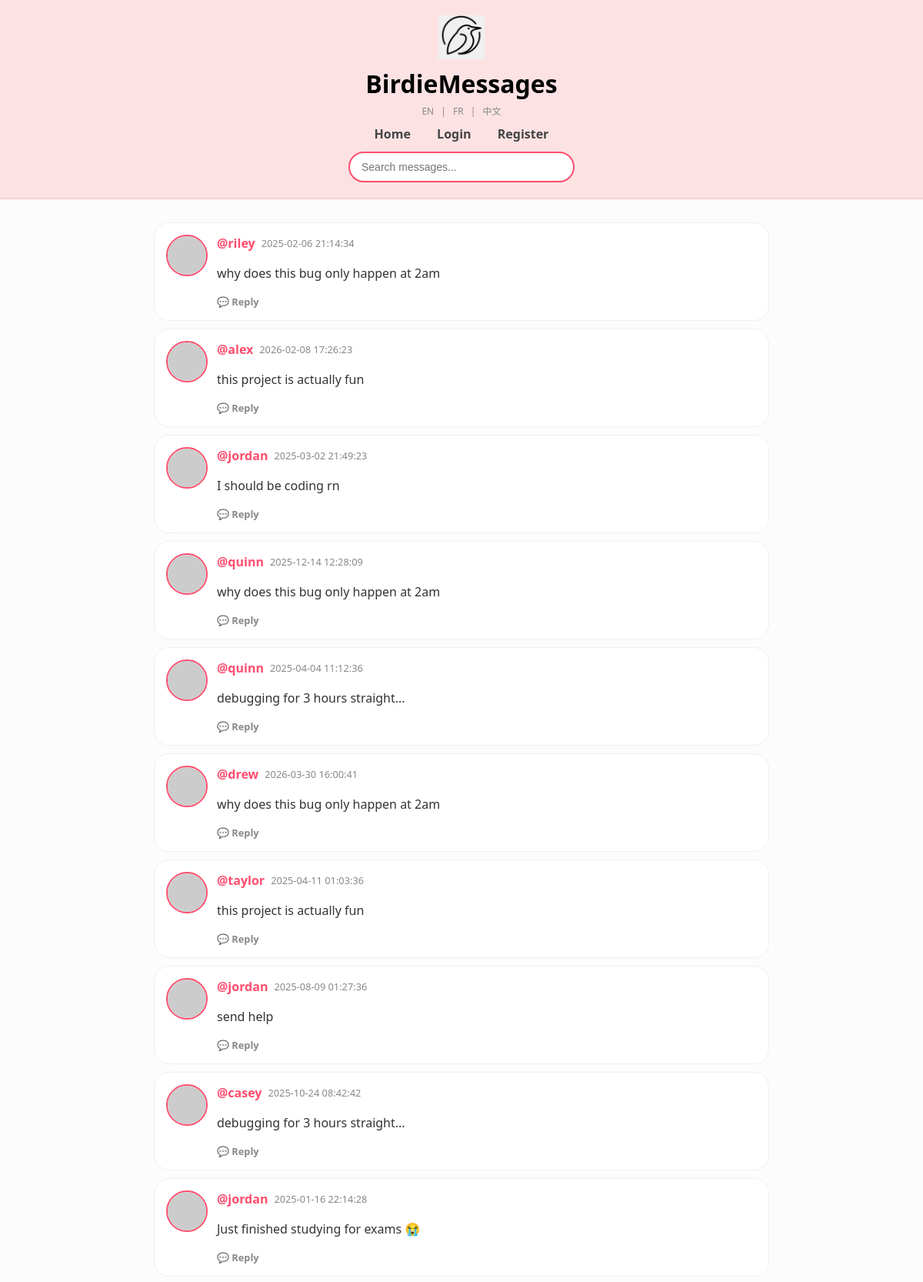
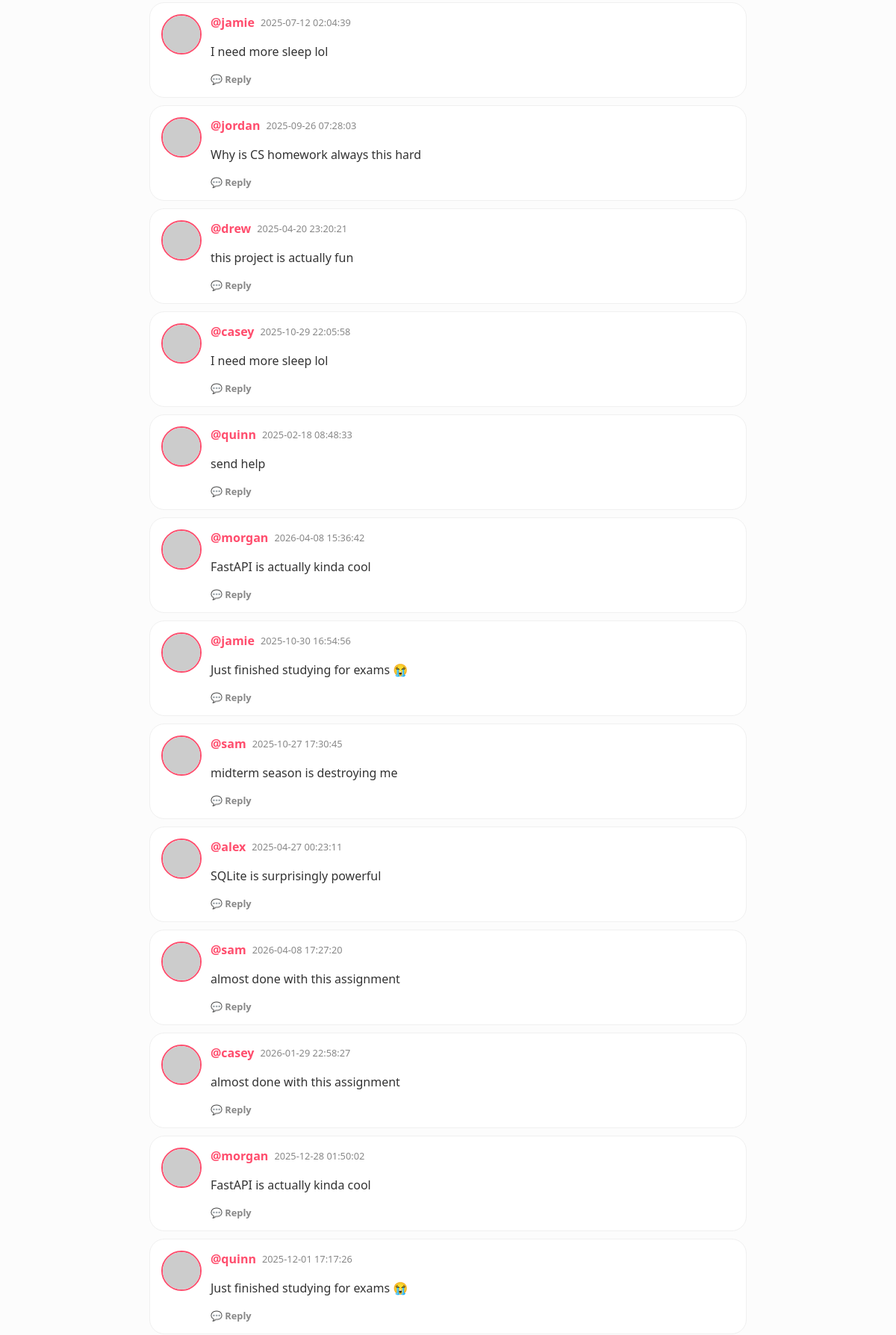
/?page=4 (upper part), run on the app's committed database (2 pictures, top to bottom).
### tables this page shows
CREATE TABLE users (
            id INTEGER PRIMARY KEY AUTOINCREMENT,
            username TEXT UNIQUE,
            password TEXT,
            age INTEGER,
            bio TEXT
        );

### app.py (the view)
@app.get("/", response_class=HTMLResponse)
async def home(request: Request, page: int = 1):
    if page < 1: page = 1
    limit = 50
    offset = (page - 1) * limit
    db = get_db()
    rows = db.execute("""
    WITH RECURSIVE message_tree AS (
    SELECT
        id,
        id AS root_id,
        parent_id,
        timestamp,
        0 AS depth
    FROM messages
    WHERE parent_id IS NULL

    UNION ALL

    SELECT
        m.id,
        mt.root_id,
        m.parent_id,
        m.timestamp,
        mt.depth + 1
    FROM messages m
    JOIN message_tree mt ON m.parent_id = mt.id
    )
    SELECT
        m.id,
        m.user_id,
        m.content,
        m.timestamp,
        m.edited_at,
        m.parent_id,
        u.username,
        mt.depth,
        mt.root_id
    FROM messages m
    JOIN message_tree mt ON m.id = mt.id
    LEFT JOIN users u ON m.user_id = u.id
    ORDER BY mt.root_id DESC, mt.depth ASC, m.id ASC
    LIMIT ? OFFSET ?
    """, (limit, offset)).fetchall()
    total_row = db.execute("SELECT COUNT(*) FROM messages").fetchone()
    total = total_row[0] if total_row else 0
    new_rows = []
    for r in rows:
        r = dict(r)
        if "depth" not in r:
            r["depth"] = 0
        new_rows.append(r)
    rows = new_rows
    db.close()
    logged_in_user = request.cookies.get("username")
    return templates.TemplateResponse(
        request=request,
        name="index.html",
        context={
            "request": request,
            "messages": rows,
            "page": page,
            "has_next": (offset + limit) < total,
            "has_prev": page > 1,
            "user": logged_in_user,
            "t": get_translations(request)
        }
    )

### templates/index.html (shortened to what this page needs)
<!DOCTYPE html>
<html lang="en">
<head>
</head>
</body>
<body>
{% set t = get_t(request) %}
<header class="birdie-header">
    <div class="logo-container">
        <img src="/static/logo.png" class="main-logo">
        <div class="title-nav">
            <h1>BirdieMessages</h1>
            <div class="lang-nav">
                <a href="/set_lang/en">EN</a> |
                <a href="/set_lang/fr">FR</a> |
                <a href="/set_lang/zh">中文</a>
            </div>
            <nav>
                <a href="/">{{ t.home }}</a>
                {% if user %}
                    <a href="/create_message">+ {{ t.post }}</a>
                    <a href="/profile/{{ user }}">{{ t.profile }}</a>
                    <a href="/logout">{{ t.logout }}</a>
                {% else %}
                    <a href="/login">{{ t.login }}</a>
                    <a href="/register">{{ t.register }}</a>
                {% endif %}
            </nav>
            <div class="search-row">
                <form action="/search" method="get">
                    <input type="text" name="q" placeholder="{{ t.search_placeholder }}">
                </form>
            </div>
        </div>
    </div>
</header>
<div class="container">
    {% for msg in messages %}
        <div class="chirp-card {% if msg.depth is defined and msg.depth > 0 %}is-reply{% endif %}">
            <img class="avatar-circle {% if msg.parent_id %}avatar-reply{% endif %}"
                src="https://robohash.org/{{ msg.username }}?set=set4&size=50x50">
            <div style="flex:1;">
                <div style="display:flex; gap:8px; align-items:center;">
                    <a class="username" href="/profile/{{ msg.username }}">@{{ msg.username }}</a>
                    <span class="timestamp">{{ msg.timestamp }}</span>
                </div>
                <div class="message-content">
                    {{ linkify(msg.content) | safe }}
                </div>
                <div class="actions-bar">
                    <a href="/message/{{ msg.id }}" class="btn-action">💬 {{ t.reply or 'Reply' }}</a>
                </div>
            </div>
        </div>
    {% endfor %}
</div>
</body>
</html>

### templates/index.html (style rules this page uses)
:root { --birdie-pink: #fde2e4; --birdie-dark-pink: #ff4d6d; --birdie-border: #fad2d6; --nav-text: #444; }
body { background-color: #fcfcfc; font-family: 'Segoe UI', Roboto, Helvetica, Arial, sans-serif; margin: 0; padding: 0; color: #333; }
.birdie-header { background-color: var(--birdie-pink); padding: 20px 0; border-bottom: 2px solid var(--birdie-border); text-align: center; }
.logo-container { display: flex; flex-direction: column; align-items: center; }
.main-logo { width: 60px; height: auto; margin-bottom: 5px; }
.title-nav h1 { font-size: 32px; margin: 5px 0; font-weight: 800; color: #000; }
.lang-nav { font-size: 0.75em; color: #888; margin-bottom: 10px; }
.lang-nav a { color: #888; text-decoration: none; margin: 0 6px; }
.title-nav nav { margin: 10px 0; font-weight: 600; }
.title-nav nav a { text-decoration: none; color: var(--nav-text); margin: 0 15px; }
.search-row { margin-top: 12px; }
.search-row input { padding: 10px 15px; width: 260px; border-radius: 20px; border: 2px solid var(--birdie-dark-pink); outline: none; font-size: 14px; background: white; }
.container { max-width: 800px; margin: 30px auto; padding: 0 20px; }
.chirp-card { background: white; border: 1px solid #f0f0f0; border-radius: 20px; padding: 15px; margin-bottom: 10px; display: flex; gap: 12px; }
.avatar-circle { width: 50px; height: 50px; border-radius: 50%; border: 2px solid var(--birdie-dark-pink); }
.username { color: var(--birdie-dark-pink); font-weight: bold; text-decoration: none; }
.message-content { margin-top: 5px; line-height: 1.5; }
.timestamp, .bio-text { color: #888; font-size: 0.8em; font-family: inherit; }
.actions-bar { margin-top: 10px; display: flex; gap: 15px; font-family: inherit; }
.btn-action { text-decoration: none; font-size: 0.8em; color: #888; font-weight: 600; font-family: inherit; }

### data on the page
users: username "riley", timestamp "2025-02-06 21:14:34", linkify "why does this bug only happen at 2am", reply "Reply"
users: username "alex", timestamp "2026-02-08 17:26:23", linkify "this project is actually fun", reply "Reply", timestamp "2025-04-27 00:23:11", linkify "SQLite is surprisingly powerful"
users: username "jordan", timestamp "2025-03-02 21:49:23", linkify "I should be coding rn", reply "Reply", timestamp "2025-08-09 01:27:36", linkify "send help", timestamp "2025-01-16 22:14:28", linkify "Just finished studying for exams 😭", timestamp "2025-09-26 07:28:03", linkify "Why is CS homework always this hard"
users: username "quinn", timestamp "2025-12-14 12:28:09", linkify "why does this bug only happen at 2am", reply "Reply", timestamp "2025-04-04 11:12:36", linkify "debugging for 3 hours straight...", timestamp "2025-02-18 08:48:33", linkify "send help", timestamp "2025-12-01 17:17:26", linkify "Just finished studying for exams 😭"
users: username "drew", timestamp "2026-03-30 16:00:41", linkify "why does this bug only happen at 2am", reply "Reply", timestamp "2025-04-20 23:20:21", linkify "this project is actually fun"
users: username "taylor", timestamp "2025-04-11 01:03:36", linkify "this project is actually fun", reply "Reply"
users: username "casey", timestamp "2025-10-24 08:42:42", linkify "debugging for 3 hours straight...", reply "Reply", timestamp "2025-10-29 22:05:58", linkify "I need more sleep lol", timestamp "2026-01-29 22:58:27", linkify "almost done with this assignment"
users: username "jamie", timestamp "2025-07-12 02:04:39", linkify "I need more sleep lol", reply "Reply", timestamp "2025-10-30 16:54:56", linkify "Just finished studying for exams 😭"
users: username "morgan", timestamp "2026-04-08 15:36:42", linkify "FastAPI is actually kinda cool", reply "Reply", timestamp "2025-12-28 01:50:02"
users: username "sam", timestamp "2025-10-27 17:30:45", linkify "midterm season is destroying me", reply "Reply", timestamp "2026-04-08 17:27:20", linkify "almost done with this assignment"

### other printed values
{{ t.home }} "Home"
{{ t.login }} "Login"
{{ t.register }} "Register"
